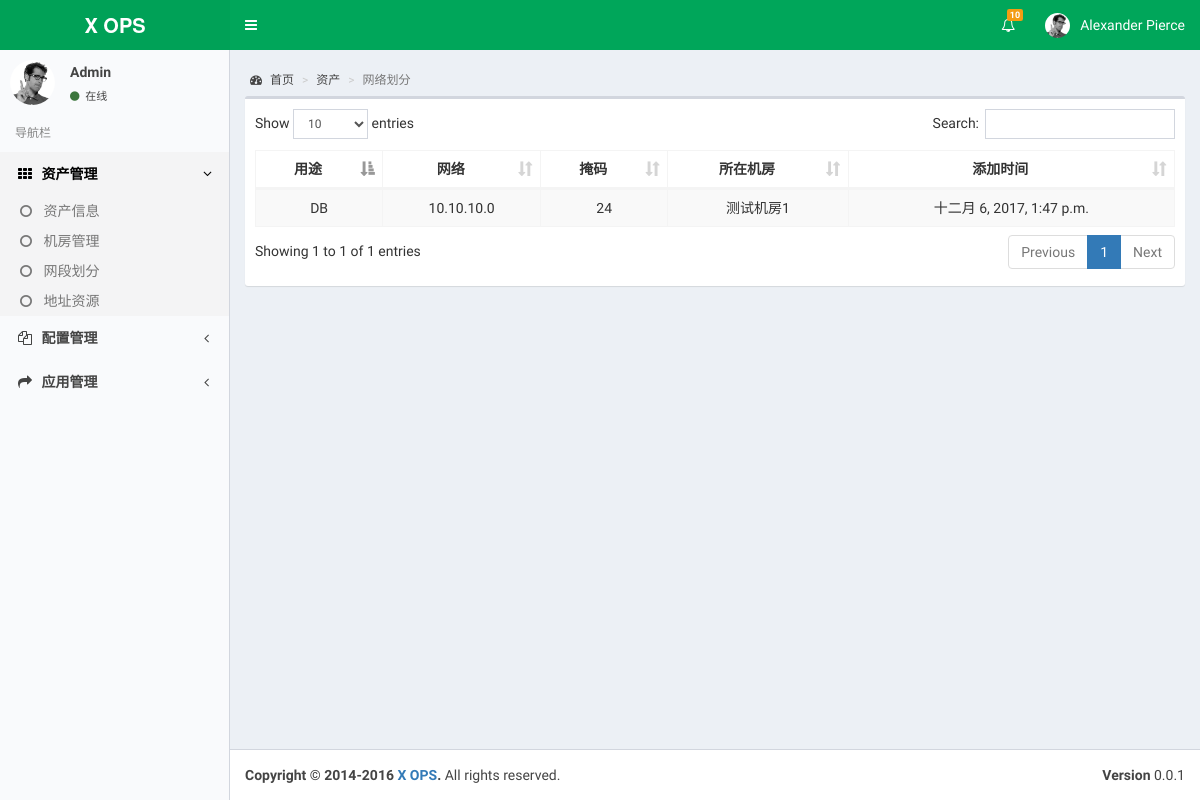
Before: /network with the older database file.
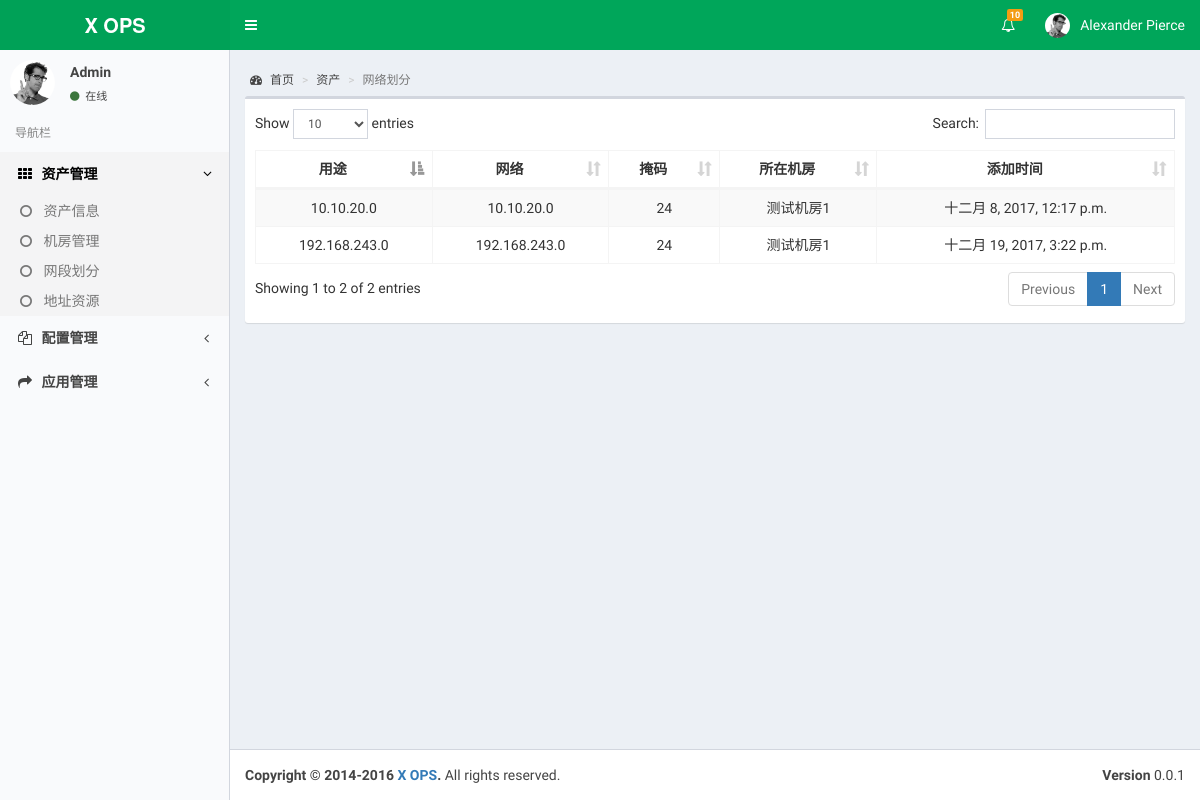
After: the same page with the newer database file.
### cmdb/models.py (models this page shows, shortened)
class Network(models.Model):
    usage = models.CharField('用途', max_length=100)
    subnet = models.CharField('子网', max_length=20)
    netmask = models.PositiveSmallIntegerField('网络掩码')
    idc = models.ForeignKey(Idc)
    date = models.DateTimeField('添加时间', auto_now=True)
    class Meta:
        verbose_name = '网络'
        verbose_name_plural = verbose_name
    def __unicode__(self):
        return "%s/%d" % (self.subnet, self.netmask)
    __str__ = __unicode__

class Idc(models.Model):
    name = models.CharField('机房名称', max_length=100)
    address = models.CharField('机房地址', max_length=200)
    contact_name = models.CharField('联系人姓名', max_length=20)
    contact_phone = models.PositiveIntegerField('联系人电话')
    class Meta:
        verbose_name = '机房'
        verbose_name_plural = verbose_name
    def __unicode__(self):
        return self.name
    __str__ = __unicode__

### cmdb/views.py (the view)
# urls.py: url(r'^network$', views.NetworkListView.as_view(), name='network'),
class NetworkListView(ListView):
    model = models.Network
    context_object_name = 'networks'
    template_name = 'cmdb/network.html'

### cmdb/templates/cmdb/network.html (shortened to what this page needs)
{% extends 'base.html' %}
{% block custom_css %}
<link rel="stylesheet" href="/static/css/dataTables.bootstrap.min.css">
{% endblock %}
{% block content %}
  <div class="content-wrapper">
    <section class="content-header">
      <ol class="breadcrumb">
        <li><a href="{% url 'cmdb:index' %}"><i class="fa fa-dashboard"></i> 首页</a></li>
        <li><a href="{% url 'cmdb:asset' %}">资产</a></li>
        <li class="active">网络划分</li>
      </ol>
    </section>
    <section class="content">
      <div class="row">
        <div class="col-xs-12">
        <div class="box">
            <div class="box-body">
                <table id="address-table" class="table table-bordered table-striped">
                    <thead>
                    <tr>
                      <th class="text-center">用途</th>
                      <th class="text-center">网络</th>
                      <th class="text-center">掩码</th>
                      <th class="text-center">所在机房</th>
                      <th class="text-center">添加时间</th>
                    </tr>
                    </thead>
                    <tbody>
                    {% for network in networks %}
                      <tr class="text-center">
                        <td>{{ network.usage }}</td>
                        <td>{{ network.subnet }}</td>
                        <td>{{ network.netmask }}</td>
                        <td>{{ network.idc }}</td>
                        <td>{{ network.date }}</td>
                      </tr>
                    {% endfor %}
                    </tbody>
                  </table>
            </div>
          </div>
        </div>
        </div>
    </section>
  </div>
{% endblock %}

Changed rows visible on the page:
removed Network: usage "DB", subnet "10.10.10.0", netmask "24", idc "测试机房1", date "十二月 6, 2017, 1:47 p.m."
added Network: usage "10.10.20.0", subnet "10.10.20.0", netmask "24", idc "测试机房1", date "十二月 8, 2017, 12:17 p.m."
added Network: usage "192.168.243.0", subnet "192.168.243.0", netmask "24", idc "测试机房1", date "十二月 19, 2017, 3:22 p.m."
Other visible differences:
text written by a page script: "Show entries Search: Showing 1 to 1 of 1 entries Previous 1 Next" → "Show entries Search: Showing 1 to 2 of 2 entries Previous 1 Next"
